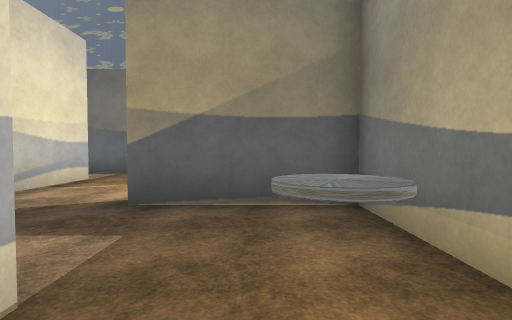
[1] (above)

22 first-person views from a walk through a 3-D level made in the Unity game engine. The camera is 1.4 m above the floor, tilts 2° down and sees 80° across. The floor is counted in squares, 2 m on a side. Each view is taken from the middle of a square. On the plan, view 1 faces up. The plan holds only what a view shows up to about 10 squares ahead; the rest is blank. The place goes on beyond the plan. The player is left out. Some surface patterns are stand-ins.

[2]
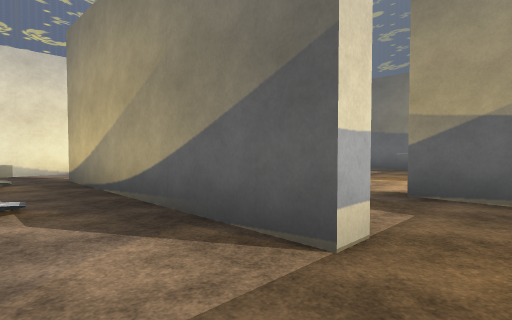

[3]
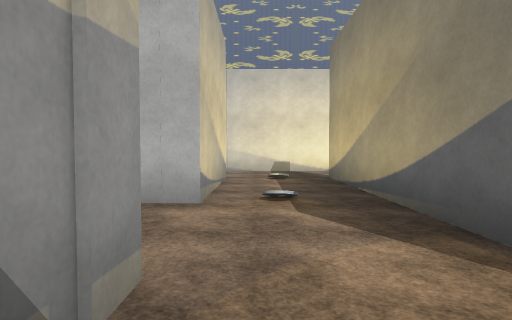

[4]
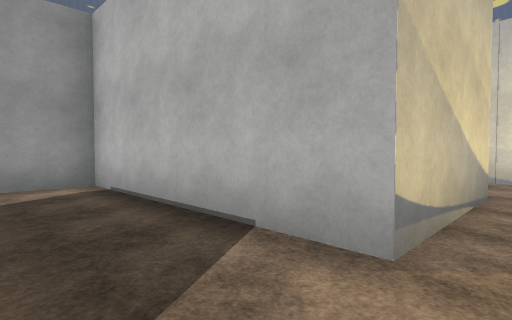

[5]
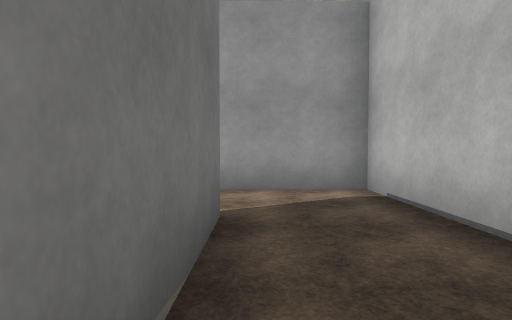

[6]
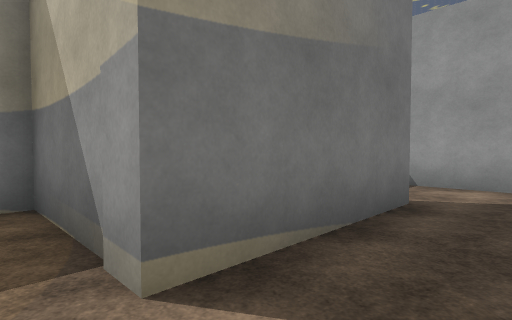

[7]
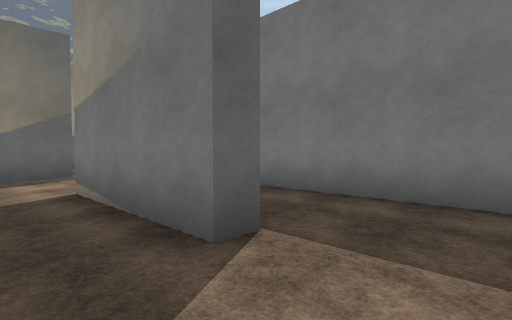

[8]
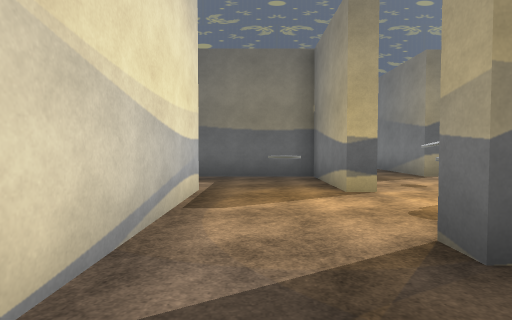

[9]
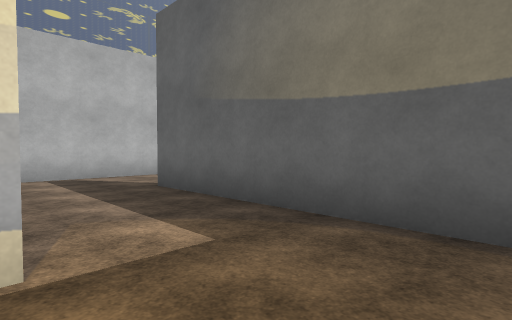

[10]
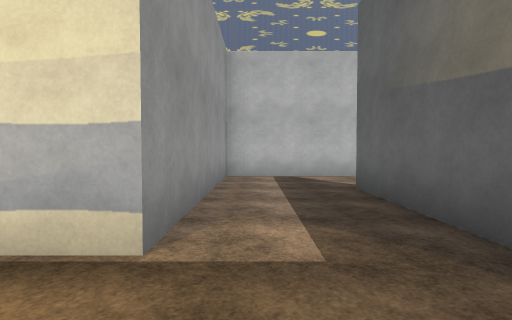

[11]
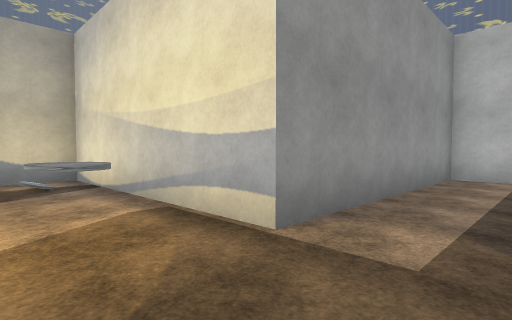

[12]
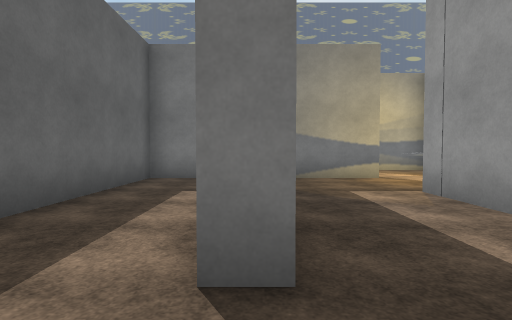

[13]
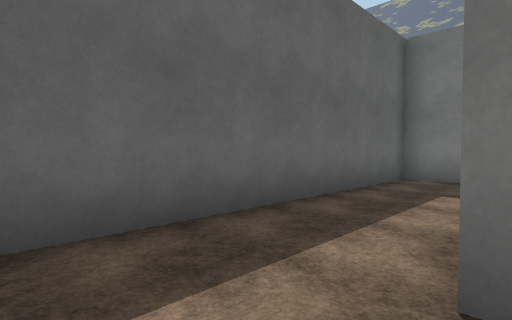

[14]
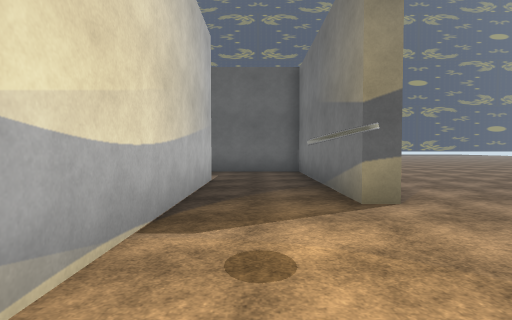

[15]
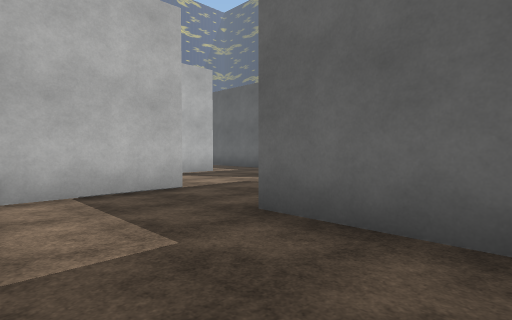

[16]
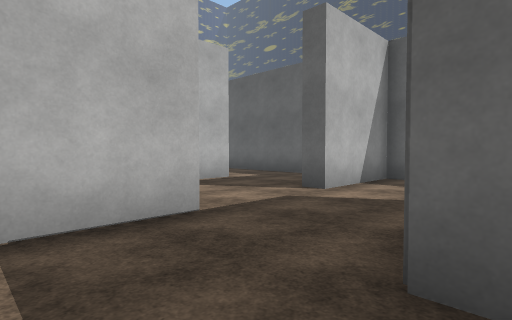

[17]
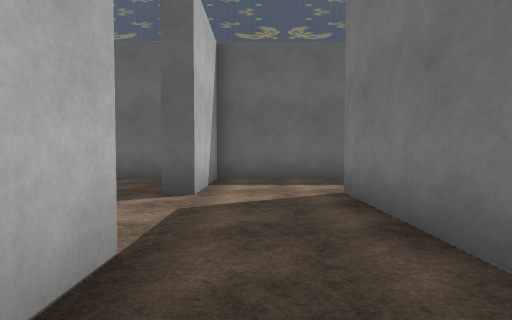

[18]
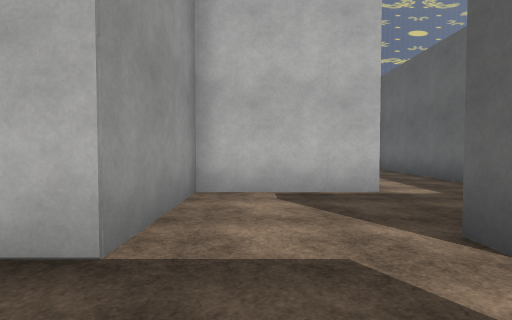

[19]
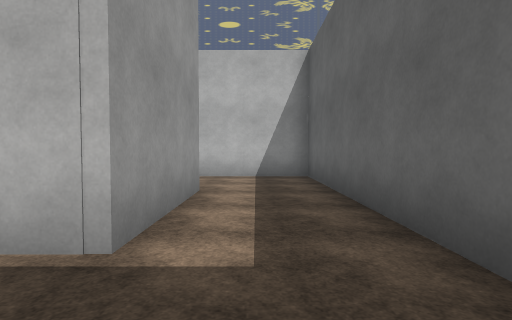

[20]
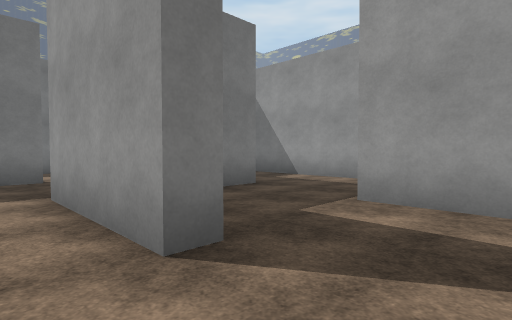

[21]
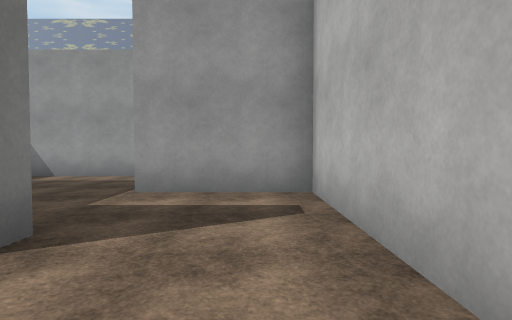

[22]
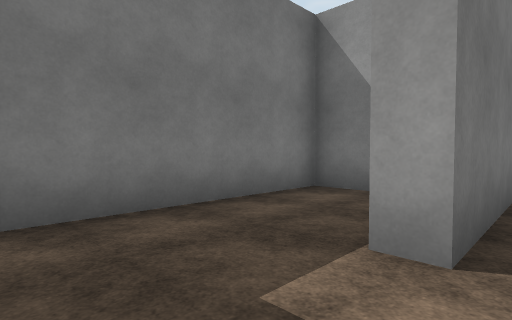

### Floor plan
Key: @ floor where view 1 was taken; # wall or solid block; . floor; C coin; O other object.
Columns run from 13 left of view 1 to 5 right of it. Each row starts with its distance up from view 1.
 22 #############
 21 #........#....##
 20 #........#.....#
 19 #..####..#.....#
 18 #.....#.....#..#
 17 #.....#.....#..#
 16 ####..####..####
 15     ...  #.....# ..
 14     .... #.....# ..
 13     #########..#...
 12     ........#..#...
 11    #........#..#..
 10    #..#######..#..
  9    #........#....
  8    #........#...
  7    #######..#..
  6          #....
  5          #....
  4          #..###
  3          #C...#
  2          #....#
  1    #..######..#
  0    #..O......@#
 -1    #.....C....#
 -2    #..####..###
 -3          #..#.#
 -4          #..#.#
 -5          #..#.#
 -6          #....#
 -7          #....#
 -8          ####

Where each view was taken, in squares from view 1:
view 1: 0 up, 0 right, facing up
view 2: 1 down, 0 right, facing up-left
view 3: 1 down, 0 right, facing left
view 4: 1 down, 2 left, facing down-left
view 5: 2 down, 2 left, facing down
view 6: 1 down, 3 left, facing down-right
view 7: 7 down, 3 left, facing up-right
view 8: 2 up, 3 left, facing up
view 9: 7 up, 2 left, facing up-left
view 10: 8 up, 2 left, facing left
view 11: 9 up, 2 left, facing down-left
view 12: 10 up, 9 left, facing right
view 13: 10 up, 9 left, facing up-right
view 14: 6 up, 0 right, facing up
view 15: 13 up, 1 right, facing up-left
view 16: 14 up, 1 left, facing up-left
view 17: 14 up, 3 left, facing up
view 18: 17 up, 2 left, facing left
view 19: 20 up, 5 left, facing left
view 20: 20 up, 12 left, facing down-right
view 21: 21 up, 12 left, facing down
view 22: 21 up, 2 left, facing down-right
